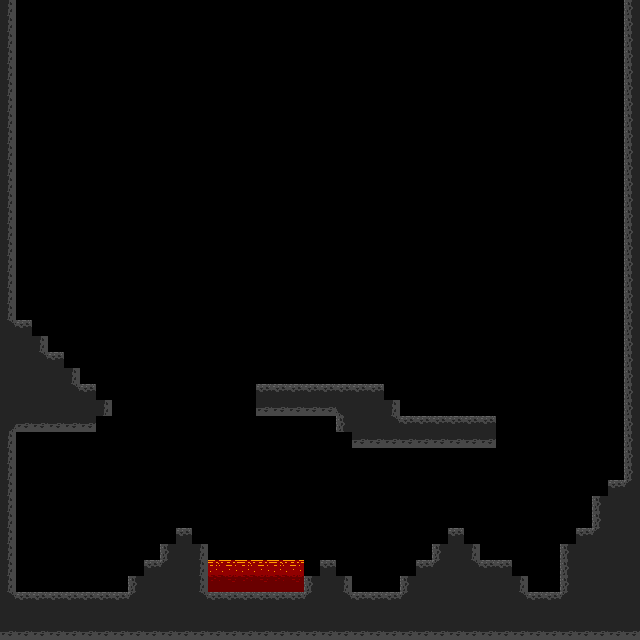

Rendered tile map (Tiled .tmx) drawn with the repository's tilesets; below, a short description and the full map source, tile grids included:
An orthogonal 40x40 tile map with 16x16 px tiles, 1 tile layer (Tile Layer 1), 3 tilesets and 14 objects.

<map version="1.0" orientation="orthogonal" renderorder="right-down" width="40" height="40" tilewidth="16" tileheight="16" nextobjectid="10">
 <tileset firstgid="1" name="RockTexture" tilewidth="16" tileheight="16" tilecount="40" columns="8">
  <image source="../Textures/RockTexture.png" width="128" height="80" />
  <terraintypes>
   <terrain name="FlatRock" tile="1" />
  </terraintypes>
  <tile id="1" terrain=",,0,0">
   <objectgroup draworder="index">
    <object id="1" x="0" y="0" width="16" height="16" />
   </objectgroup>
  </tile>
  <tile id="6" terrain=",,,0">
   <objectgroup draworder="index">
    <object id="1" x="0" y="0" width="16" height="16" />
   </objectgroup>
  </tile>
  <tile id="7" terrain=",,0,">
   <objectgroup draworder="index">
    <object id="1" x="0" y="0" width="16" height="16" />
   </objectgroup>
  </tile>
  <tile id="8" terrain=",0,,0">
   <objectgroup draworder="index">
    <object id="1" x="0" y="0" width="16" height="16" />
   </objectgroup>
  </tile>
  <tile id="9" terrain="0,0,0,0">
   <objectgroup draworder="index">
    <object id="1" x="0" y="0" width="16" height="16" />
   </objectgroup>
  </tile>
  <tile id="10" terrain="0,,0,">
   <objectgroup draworder="index">
    <object id="4" x="0" y="0" width="16" height="16" />
   </objectgroup>
  </tile>
  <tile id="14" terrain=",0,,">
   <objectgroup draworder="index">
    <object id="1" x="0" y="0" width="16" height="16" />
   </objectgroup>
  </tile>
  <tile id="15" terrain="0,,,">
   <objectgroup draworder="index">
    <object id="1" x="0" y="0" width="16" height="16" />
   </objectgroup>
  </tile>
  <tile id="17" terrain="0,0,,">
   <objectgroup draworder="index">
    <object id="1" x="0" y="0" width="16" height="16" />
   </objectgroup>
  </tile>
  <tile id="20" terrain=",0,0,0">
   <objectgroup draworder="index">
    <object id="1" x="0" y="0" width="16" height="16" />
   </objectgroup>
  </tile>
  <tile id="21" terrain="0,,0,0">
   <objectgroup draworder="index">
    <object id="1" x="0" y="0" width="16" height="16" />
   </objectgroup>
  </tile>
  <tile id="28" terrain="0,0,,0">
   <objectgroup draworder="index">
    <object id="1" x="0" y="0" width="16" height="16" />
   </objectgroup>
  </tile>
  <tile id="29" terrain="0,0,0,">
   <objectgroup draworder="index">
    <object id="1" x="0" y="0" width="16" height="16" />
   </objectgroup>
  </tile>
 </tileset>
 <tileset firstgid="41" name="Spikes" tilewidth="16" tileheight="16" tilecount="1" columns="1">
  <image source="../Textures/Spikes.png" width="16" height="16" />
 </tileset>
 <tileset firstgid="42" name="ObstaclesAndStuff" tilewidth="16" tileheight="16" tilecount="16" columns="4">
  <image source="../Textures/ObstaclesAndStuff.png" width="64" height="64" />
 </tileset>
 <layer name="Tile Layer 1" width="40" height="40">
  <data encoding="csv">
11,0,0,0,0,0,0,0,0,0,0,0,0,0,0,0,0,0,0,0,0,0,0,0,0,0,0,0,0,0,0,0,0,0,0,0,0,0,0,9,
11,0,0,0,0,0,0,0,0,0,0,0,0,0,0,0,0,0,0,0,0,0,0,0,0,0,0,0,0,0,0,0,0,0,0,0,0,0,0,9,
11,0,0,0,0,0,0,0,0,0,0,0,0,0,0,0,0,0,0,0,0,0,0,0,0,0,0,0,0,0,0,0,0,0,0,0,0,0,0,9,
11,0,0,0,0,0,0,0,0,0,0,0,0,0,0,0,0,0,0,0,0,0,0,0,0,0,0,0,0,0,0,0,0,0,0,0,0,0,0,9,
11,0,0,0,0,0,0,0,0,0,0,0,0,0,0,0,0,0,0,0,0,0,0,0,0,0,0,0,0,0,0,0,0,0,0,0,0,0,0,9,
11,0,0,0,0,0,0,0,0,0,0,0,0,0,0,0,0,0,0,0,0,0,0,0,0,0,0,0,0,0,0,0,0,0,0,0,0,0,0,9,
11,0,0,0,0,0,0,0,0,0,0,0,0,0,0,0,0,0,0,0,0,0,0,0,0,0,0,0,0,0,0,0,0,0,0,0,0,0,0,9,
11,0,0,0,0,0,0,0,0,0,0,0,0,0,0,0,0,0,0,0,0,0,0,0,0,0,0,0,0,0,0,0,0,0,0,0,0,0,0,9,
11,0,0,0,0,0,0,0,0,0,0,0,0,0,0,0,0,0,0,0,0,0,0,0,0,0,0,0,0,0,0,0,0,0,0,0,0,0,0,9,
11,0,0,0,0,0,0,0,0,0,0,0,0,0,0,0,0,0,0,0,0,0,0,0,0,0,0,0,0,0,0,0,0,0,0,0,0,0,0,9,
11,0,0,0,0,0,0,0,0,0,0,0,0,0,0,0,0,0,0,0,0,0,0,0,0,0,0,0,0,0,0,0,0,0,0,0,0,0,0,9,
11,0,0,0,0,0,0,0,0,0,0,0,0,0,0,0,0,0,0,0,0,0,0,0,0,0,0,0,0,0,0,0,0,0,0,0,0,0,0,9,
11,0,0,0,0,0,0,0,0,0,0,0,0,0,0,0,0,0,0,0,0,0,0,0,0,0,0,0,0,0,0,0,0,0,0,0,0,0,0,9,
11,0,0,0,0,0,0,0,0,0,0,0,0,0,0,0,0,0,0,0,0,0,0,0,0,0,0,0,0,0,0,0,0,0,0,0,0,0,0,9,
11,0,0,0,0,0,0,0,0,0,0,0,0,0,0,0,0,0,0,0,0,0,0,0,0,0,0,0,0,0,0,0,0,0,0,0,0,0,0,9,
11,0,0,0,0,0,0,0,0,0,0,0,0,0,0,0,0,0,0,0,0,0,0,0,0,0,0,0,0,0,0,0,0,0,0,0,0,0,0,9,
11,0,0,0,0,0,0,0,0,0,0,0,0,0,0,0,0,0,0,0,0,0,0,0,0,0,0,0,0,0,0,0,0,0,0,0,0,0,0,9,
11,0,0,0,0,0,0,0,0,0,0,0,0,0,0,0,0,0,0,0,0,0,0,0,0,0,0,0,0,0,0,0,0,0,0,0,0,0,0,9,
11,0,0,0,0,0,0,0,0,0,0,0,0,0,0,0,0,0,0,0,0,0,0,0,0,0,0,0,0,0,0,0,0,0,0,0,0,0,0,9,
11,0,0,0,0,0,0,0,0,0,0,0,0,0,0,0,0,0,0,0,0,0,0,0,0,0,0,0,0,0,0,0,0,0,0,0,0,0,0,9,
22,2,8,0,0,0,0,0,0,0,0,0,0,0,0,0,0,0,0,0,0,0,0,0,0,0,0,0,0,0,0,0,0,0,0,0,0,0,0,9,
10,10,11,0,0,0,0,0,0,0,0,0,0,0,0,0,0,0,0,0,0,0,0,0,0,0,0,0,0,0,0,0,0,0,0,0,0,0,0,9,
10,10,22,2,8,0,0,0,0,0,0,0,0,0,0,0,0,0,0,0,0,0,0,0,0,0,0,0,0,0,0,0,0,0,0,0,0,0,0,9,
10,10,10,10,11,0,0,0,0,0,0,0,0,0,0,0,0,0,0,0,0,0,0,0,0,0,0,0,0,0,0,0,0,0,0,0,0,0,0,9,
10,10,10,10,22,2,8,0,0,0,0,0,0,0,0,7,2,2,2,2,2,2,2,2,8,0,0,0,0,0,0,0,0,0,0,0,0,0,0,9,
10,10,10,10,10,10,11,0,0,0,0,0,0,0,0,15,18,18,18,18,18,29,10,10,11,0,0,0,0,0,0,0,0,0,0,0,0,0,0,9,
30,18,18,18,18,18,16,0,0,0,0,0,0,0,0,0,0,0,0,0,0,9,10,10,22,2,2,2,2,2,2,8,0,0,0,0,0,0,0,9,
11,0,0,0,0,0,0,0,0,0,0,0,0,0,0,0,0,0,0,0,0,15,18,18,18,18,18,18,18,18,18,16,0,0,0,0,0,0,0,9,
11,0,0,0,0,0,0,0,0,0,0,0,0,0,0,0,0,0,0,0,0,0,0,0,0,0,0,0,0,0,0,0,0,0,0,0,0,0,0,9,
11,0,0,0,0,0,0,0,0,0,0,0,0,0,0,0,0,0,0,0,0,0,0,0,0,0,0,0,0,0,0,0,0,0,0,0,0,0,0,9,
11,0,0,0,0,0,0,0,0,0,0,0,0,0,0,0,0,0,0,0,0,0,0,0,0,0,0,0,0,0,0,0,0,0,0,0,0,7,2,21,
11,0,0,0,0,0,0,0,0,0,0,0,0,0,0,0,0,0,0,0,0,0,0,0,0,0,0,0,0,0,0,0,0,0,0,0,0,9,10,10,
11,0,0,0,0,0,0,0,0,0,0,0,0,0,0,0,0,0,0,0,0,0,0,0,0,0,0,0,0,0,0,0,0,0,0,0,0,9,10,10,
11,0,0,0,0,0,0,0,0,0,7,2,8,0,0,0,0,0,0,0,0,0,0,0,0,0,0,7,2,8,0,0,0,0,0,7,2,21,10,10,
11,0,0,0,0,0,0,0,0,0,9,10,11,0,0,0,0,0,0,0,0,0,0,0,0,0,0,9,10,11,0,0,0,0,0,9,10,10,10,10,
11,0,0,0,0,0,0,0,7,2,21,10,11,50,51,50,51,50,51,7,2,8,0,0,0,7,2,21,10,22,2,2,8,0,0,9,10,10,10,10,
11,0,0,0,0,0,0,0,9,10,10,10,11,54,55,54,55,54,55,9,10,11,0,0,0,9,10,10,10,10,10,10,11,0,0,9,10,10,10,10,
22,2,2,2,2,2,2,2,21,10,10,10,22,2,2,2,2,2,2,21,10,22,2,2,2,21,10,10,10,10,10,10,22,2,2,21,10,10,10,10,
10,10,10,10,10,10,10,10,10,10,10,10,10,10,10,10,10,10,10,10,10,10,10,10,10,10,10,10,10,10,10,10,10,10,10,10,10,10,10,10,
18,18,18,18,18,18,18,18,18,18,18,18,18,18,18,18,18,18,18,18,18,18,18,18,18,18,18,18,18,18,18,18,18,18,18,18,18,18,18,18
</data>
 </layer>
 <objectgroup name="Lava" visible="0">
  <object id="9" x="208" y="560" width="96" height="32" visible="0" />
 </objectgroup>
</map>